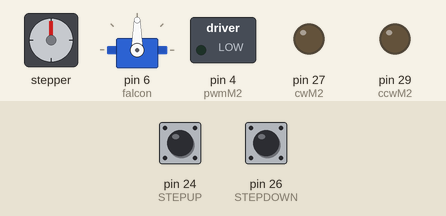
Simulated run of this sketch. Board: Arduino Mega 2560, built with avr-gcc and run on an emulated ATmega2560. On the bench: stepper motor, servo, switched loads named in the sketch (green lamp = pin HIGH), output pins drawn as LEDs (lit = HIGH). Wiring (inferred from the names in the program): stepper motor driver (800 steps per turn assumed): step pin 13; direction pin 12. The test bench sets the inputs (shaded band); at power-on: pin 24 (STEPUP) HIGH, pin 26 (STEPDOWN) HIGH. Pins used as bus, display or sensor lines are not drawn.

Above: at 1.2 s.
1.3 s: pin 24 (STEPUP) pulled LOW for 1 s
At 3.4 s:
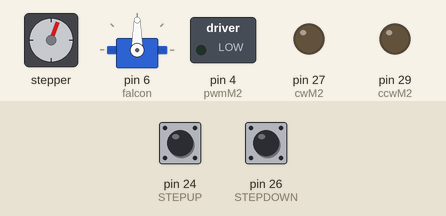
3.8 s: pin 26 (STEPDOWN) pulled LOW for 3.2 s
At 8.1 s:
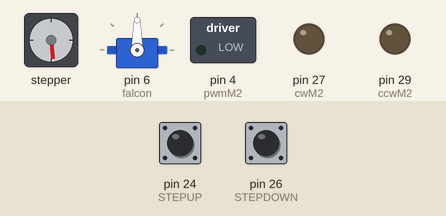
8.5 s: pin 26 (STEPDOWN) pulled LOW for 1 s
At 10.1 s:
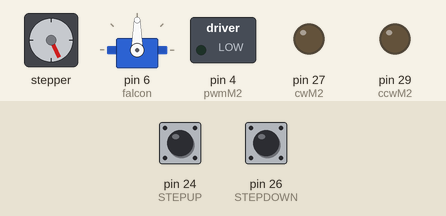
11.0 s: pin 26 (STEPDOWN) pulled LOW for 0.15 s
At 12.0 s:
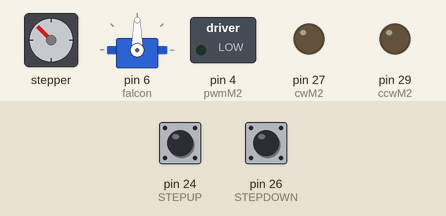
12.6 s: pin 26 (STEPDOWN) pulled LOW for 0.15 s
At 13.2 s:
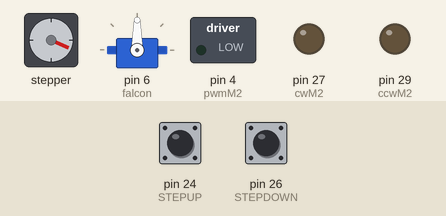
14.2 s: pin 24 (STEPUP) pulled LOW for 3.2 s
At 18.5 s:
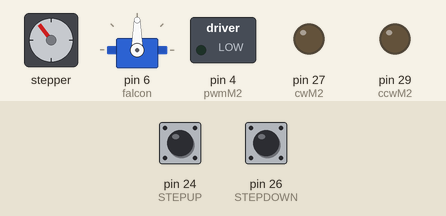
Timing chart, 0 to 19.9 s (numbered marks = the images above; inputs shaded):
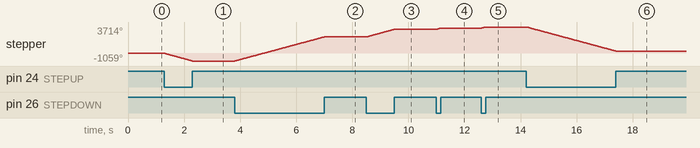

The sketch:

microstepDriver.ino
```cpp
#include <Servo.h>

Servo falcon;

#define DIR 12
#define PUL 13
#define OPTIC 22

//MOTOR 2
#define pwmM2 4
#define cwM2  27
#define ccwM2 29
#define PWMMAX 200

//LIMIT atas
#define LIM10 47  //mentok depen
#define LIM9 49 //mentok blakang

#define STEPUP 24
#define STEPDOWN 26

#define stepsPerRevolution 800 // sesuaikan dengan settingan SW1-SW3 pada modul motor driver
long sekarang;
int lantai;
int prevLantai;

void motor2 (int pwm) {
  pwm = max(-PWMMAX, min(pwm, PWMMAX));
  analogWrite(pwmM2, fabs(pwm));

  if (pwm < 0) {
    digitalWrite(cwM2, 1);
    digitalWrite(ccwM2, 0);
  }
  else if (pwm > 0) {
    digitalWrite(cwM2, 0);
    digitalWrite(ccwM2, 1);
  }
  else {
    digitalWrite(cwM2, 0);
    digitalWrite(ccwM2, 0);
  }
}

void setup() {
  falcon.attach(6);
  pinMode(STEPUP, INPUT_PULLUP);
  pinMode(STEPDOWN, INPUT_PULLUP);
  pinMode(LIM9, INPUT_PULLUP);
  pinMode(LIM10, INPUT_PULLUP);
  pinMode(PUL, OUTPUT);
  pinMode(DIR, OUTPUT);
  pinMode(OPTIC, INPUT);
  pinMode(pwmM2, OUTPUT);
  pinMode(cwM2, OUTPUT);
  pinMode(ccwM2, OUTPUT);
  Serial.begin(115200);
//  while (digitalRead(LIM9) != LOW) {
//    Serial.println("motor mentokin kedepan");
//    motor2(255);
//  }
//  Serial.println("motor sudah mentok kedepan");
//  motor2(0);
//  while (digitalRead(OPTIC) != HIGH) {
//
//    Serial.println("Stepper kebawah");
//    digitalWrite(DIR, LOW);
//    digitalWrite(PUL, HIGH);
//    delayMicroseconds(200); // ganti delay untuk mempercepat motor
//    digitalWrite(PUL, LOW);
//    delayMicroseconds(200); // ganti delay untuk mempercepat motor
//  }
}

void toStep(int langkah, int kecepatan) {
  while (sekarang != langkah) {

    if (langkah > sekarang) {
      digitalWrite(DIR, LOW);
      sekarang++;
    }
    else {
      digitalWrite(DIR, HIGH);
      sekarang--;
    }
    digitalWrite(PUL, HIGH);
    delayMicroseconds(kecepatan); // ganti delay untuk mempercepat motor
    digitalWrite(PUL, LOW);
    delayMicroseconds(kecepatan); // ganti delay untuk mempercepat motor
  }

}

int masuk;
void loop() {
//  falcon.writeMicroseconds(1672);
if(digitalRead(STEPUP) == 0){
    digitalWrite(DIR, LOW);
    digitalWrite(PUL, HIGH);
    delayMicroseconds(200); // ganti delay untuk mempercepat motor
    digitalWrite(PUL, LOW);
    delayMicroseconds(200); // ganti delay untuk mempercepat motor
  }
  if(digitalRead(STEPDOWN) == 0){
    digitalWrite(DIR, HIGH);
    digitalWrite(PUL, HIGH);
    delayMicroseconds(200); // ganti delay untuk mempercepat motor
    digitalWrite(PUL, LOW);
    delayMicroseconds(200); // ganti delay untuk mempercepat motor
  }
//  if(Serial.available()){
//    lantai = Serial.parseInt();
//  }
//  if(lantai != prevLantai){
//    if(lantai < -1600 || lantai == 0){
//      //kedepan
//      while(digitalRead(LIM10) != LOW){
////        updateCMPS();
//        motor2(-255);
//      }
//      motor2(0);
//      delay(500);
//      //kebelakang
//      while(digitalRead(LIM9) != 0){
////        updateCMPS();
//        motor2(255);
//      }
//      motor2(0);
//      toStep(lantai, 200);
//
////      masok = 'a';
//      prevLantai = lantai;
//    }
//    else{
//      toStep(lantai, 200);
//    }
//
//  }
}
```

Measured:
- after the input at 1.3 s, stepper: turns 1059° counter-clockwise in 1.0 s, starting at once
- after the input at 3.8 s, stepper: turns 3393° clockwise in 3.2 s, starting at once
- after the input at 8.5 s, stepper: turns 1061° clockwise in 1.0 s, starting at once
- after the input at 11.0 s, stepper: turns 160° clockwise in 0.15 s, starting at once
- after the input at 12.6 s, stepper: turns 159° clockwise in 0.15 s, starting at once
- after the input at 14.2 s, stepper: turns 3391° counter-clockwise in 3.2 s, starting at once
